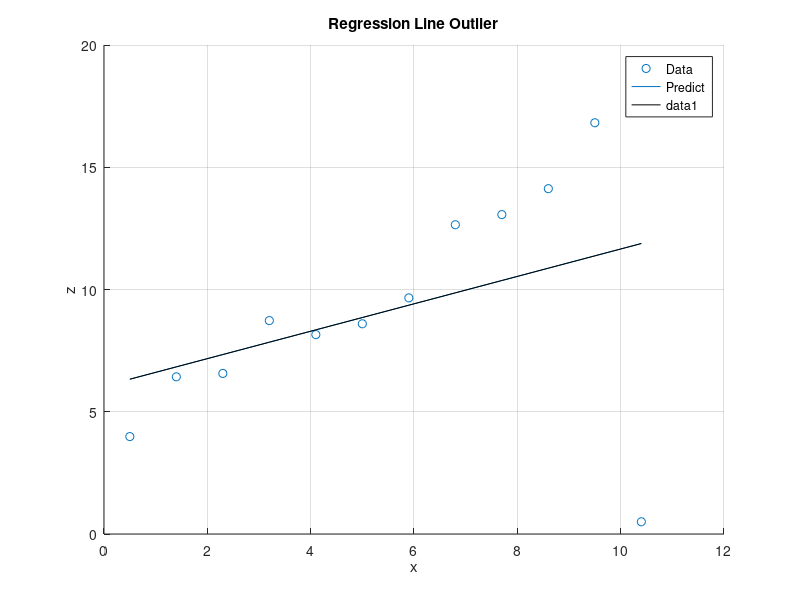

This chart was generated by the following MATLAB code:
%% Question 2 
%% Part B

load('linregoutlier.mat')

X = [ones(length(x),1) x];
% The variable z is used to find the linear regression line for the data set using E2
w = ((X.')*X)^(-1) * (X.') *z; 
y = (w.')*(X.');

% The code below displays the figure of the regression line outlier 
figure;
scatter(x,z);
hold on 
plot(x,y);
xlabel('x')
ylabel('z')
legend('Data','Predict')
grid on
zpred = w(1,1) + w(2,1) * x;
plot(x,zpred,'k')
title('Regression Line Outlier');

% The graph in this data is affected by a single outlier, this occurred
% because we calculated the predicted values by minimizing E2. 